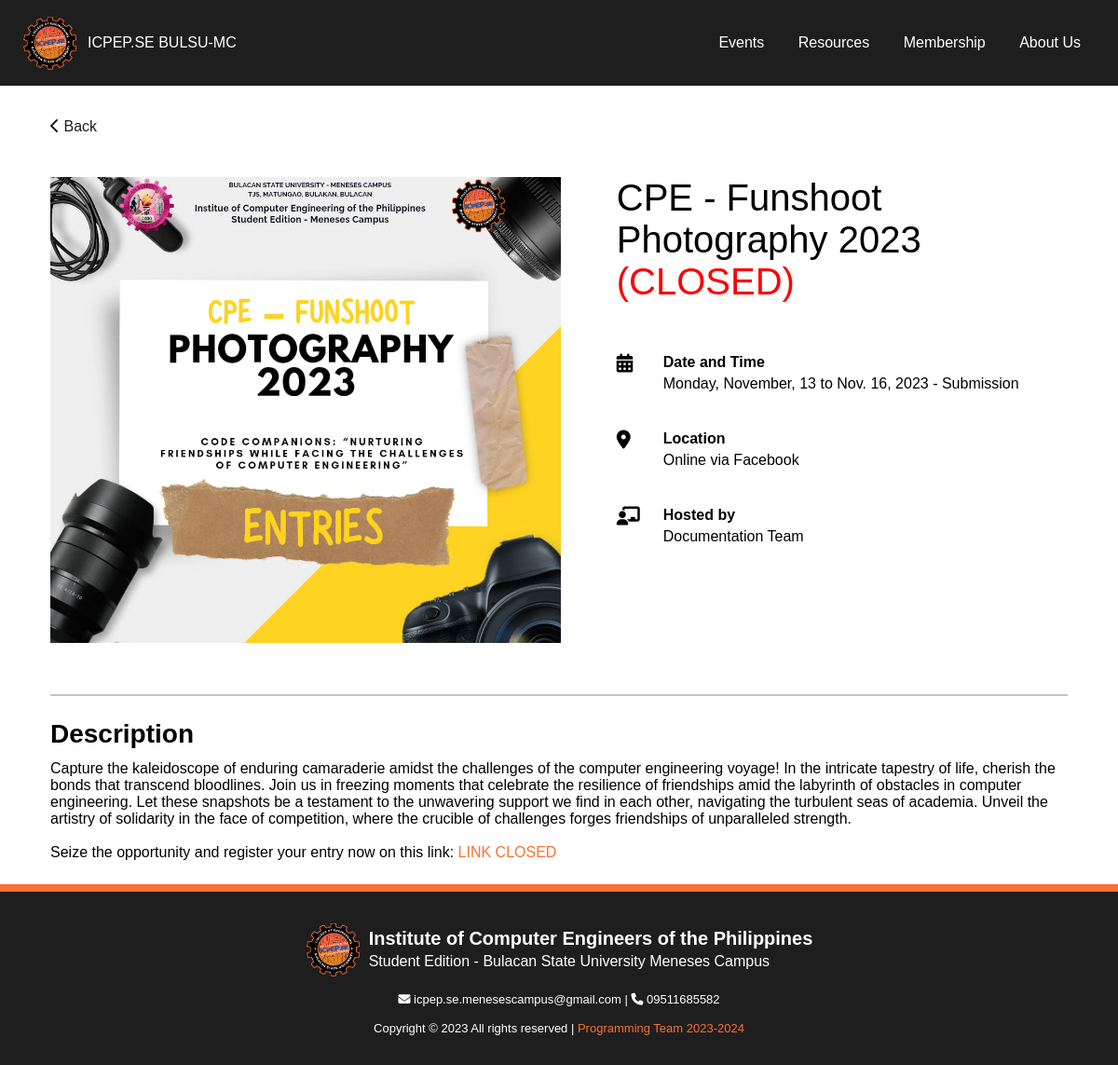
Page /highlights/1/ on the committed database.
### app/models.py (models this page shows, shortened)
class HighlightsEvent(models.Model):
    url = models.URLField(max_length=255, blank=True)
    image = models.ImageField(upload_to='highlights-event/')
    title = models.CharField(max_length=200, blank=True)
    time = models.TimeField(blank=True, null=True)
    date_to = models.DateField(blank=True, null=True, verbose_name="Start ng date")
    date_from = models.DateField(blank=True, null=True, verbose_name="End ng date")
    location = models.CharField(max_length=255, blank=True)
    desc = models.TextField(blank=True, null=True)
    link_desc = models.CharField(max_length=255, blank=True)
    details = models.CharField(max_length=100, blank=True, verbose_name="Hosted By")
    learn_more = models.URLField(max_length=255,blank=True)

### app/views.py (the view)
# urls.py: path('highlights/<int:pk>/',views.highlights, name='highlights'),
def highlights(request,pk):
    current_date = datetime.now().date()
    highlights = HighlightsEvent.objects.get(id=pk)
    if highlights.date_to is not None and highlights.date_from is not None:
        if highlights.date_to <= current_date <= highlights.date_from:
            ping = 1
        else:
            ping = 0
    else:
        ping = 0
    print(ping)
    context = {'highlights': highlights,'ping':ping}
    return render(request,'highlights.html',context)

### templates/highlights.html (shortened to what this page needs)
{% extends 'base.html' %}
{% load static %}
{% load tz %}
{% block extra_css %}
    <link rel="stylesheet" href="{% static 'css/homepage.css' %}">
    <link rel="stylesheet" href="{% static 'css/custom.css' %}">
{% endblock  %}
{% block content %}
    <section class="event-detailed container">
        <a href="{% url 'home' %}" class="back-btn"><i class="fa-solid fa-chevron-left"></i> Back</a>
        <div class="event-detailed-list">
            <div class="event-detailed-banner">
                {% if highlights.image %}
                    <img src="{{highlights.image.url}}" alt="{{highlights.title}}"/>
                {% else %}
                    <p>No IMG</p>
                {% endif %}
            </div>
            <div class="event-detailed-info">
                {% if ping == 1 %}
                <h1>{{highlights.title}} <span style="color: green;">(ONGOING)</span></h1>
                {% else %}
                <h1>{{highlights.title}} <span style="color: red;">(CLOSED)</span></h1>
                {% endif %}
                <div class="date">
                    <i class="fa-solid fa-calendar-days"></i>
                    <p>Date and Time</p>
                    <p>{{highlights.date_to|date:"l, F, j"}} to {{highlights.date_from}} - Submission</p>
                </div>
                <div class="location">
                    <i class="fa-solid fa-location-dot"></i>
                    <p>Location</p>
                    <p>{{highlights.location}}</p>
                </div>
                <div class="host">
                    <i class="fa-solid fa-chalkboard-user"></i>
                    <p>Hosted by</p>
                    {% if highlights.details %}
                    <p>{{highlights.details}}</p>
                    {% else %}
                    <p>N/A</p>
                    {% endif %}
                </div>
            </div>
        </div>
        <div class="event-detailed-desc">
            <h3>Description</h3>
            <div class="desc">
                <p>{{highlights.desc}}</p>
                <br>
                {% if ping == 1 %}
                <p>{{ highlights.link_desc }} <a href="{{ highlights.url }}" target="_blank">{{ highlights.url }}</a></p>
                {% else %}
                <p>{{ highlights.link_desc }} <a href="#ISAIDLINKEDCLOSED!!" target="">LINK CLOSED</a></p>
                {% endif %}
            </div>
        </div>
    </section>
{% endblock content %}

### static/css/homepage.css (style rules this page uses)
* { margin: 0; padding: 0; box-sizing: border-box; }
html { font-family: "Century Gothic", CenturyGothic, AppleGothic, sans-serif; scroll-behavior: smooth; }
:root { --primary-color: #FB7033; --secondary-color: #1F1E1E; --white: #fff; }
.container { max-width: 1184px; width: 100%; margin-inline: auto; padding-inline: 16px; }
a { text-decoration: none; }
.event-detailed { padding-block-start: 20px; }
.event-detailed-list { display: flex; flex-direction: column; gap: 20px; }
.event-detailed-banner { overflow: hidden; height: 70vh; width: 100%; padding: 30px; position: relative; }
.event-detailed-banner img { width: 100%; height: 100%; object-fit: cover; }
.event-detailed-info { padding: 30px 10px; width: 100%; }
.event-detailed-info h1 { margin-block-end: 30px; font-size: 40px; font-weight: 400; }
@media screen and (min-width: 768px) { .event-detailed-list { flex-direction: row; } }
@media screen and (min-width: 768px) { .event-detailed-banner { width: 664px; } }
@media screen and (min-width: 768px) { .event-detailed-info { width: 50%; } }
.date, .location, .host { position: relative; display: block; padding: 25px 16px 16px 0; }
.date i, .location i, .host i { display: inline-block; font-size: 20px; position: absolute; left: 0; top: 25px; }
.date p, .location p, .host p { margin-inline-start: 50px; }
.date p:nth-child(2), .location p:nth-child(2), .host p:nth-child(2) { font-weight: 700; padding-block-end: 5px; }
.event-detailed-desc { margin: 25px 30px; border-top: 2px solid rgb(194, 194, 194); }
.event-detailed-desc h3 { font-size: 28px; padding-block-start: 25px; padding-block-end: 12px; }
.desc p a { color: var(--primary-color); }
.back-btn { display: inline-block; color: #1F1E1E; padding: 15px 30px ; }

### static/css/custom.css (style rules this page uses)
* { margin: 0; padding: 0; box-sizing: border-box; }
html { font-family: "Century Gothic", CenturyGothic, AppleGothic, sans-serif; scroll-behavior: smooth; }
body { min-height: 100vh; }
.container { max-width: 1184px; width: 100%; margin-inline: auto; padding-inline: 16px; }
a { text-decoration: none; }
img { height: auto; }

### rows in the picture
HighlightsEvent: image (picture), title "CPE - Funshoot Photography 2023", date_to "Monday, November, 13", date_from "Nov. 16, 2023", location "Online via Facebook", details "Documentation Team", desc "Capture the kaleidoscope of enduring camaraderie amidst the challenges of the computer engineering voyage! In the intricate tapestry of life, cherish the bonds that transcend bloodlines. Join us in freezing moments that celebrate the resilience of friendships amid the labyrinth of obstacles in computer engineering. Let these snapshots be a testament to the unwavering support we find in each other, navigating the turbulent seas of academia. Unveil the artistry of solidarity in the face of competition, where the crucible of challenges forges friendships of unparalleled strength.", link_desc "Seize the opportunity and register your entry now on this link:"
